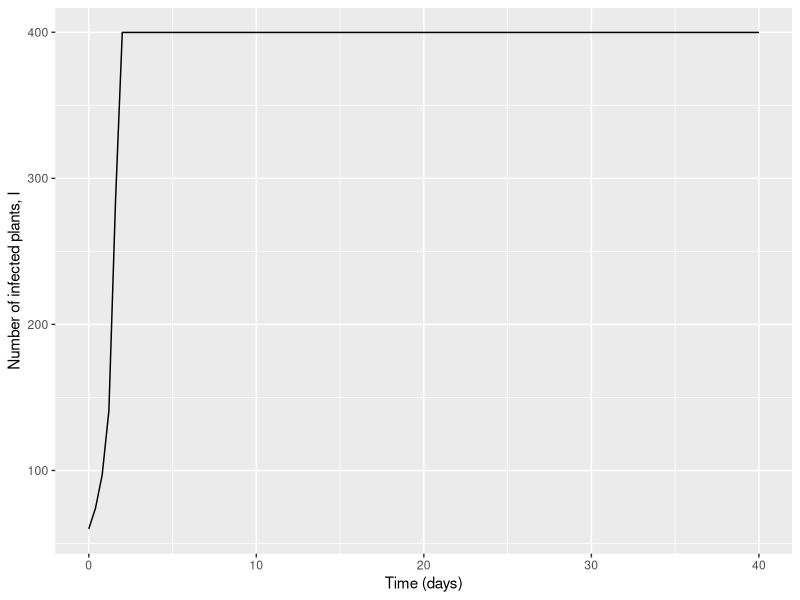
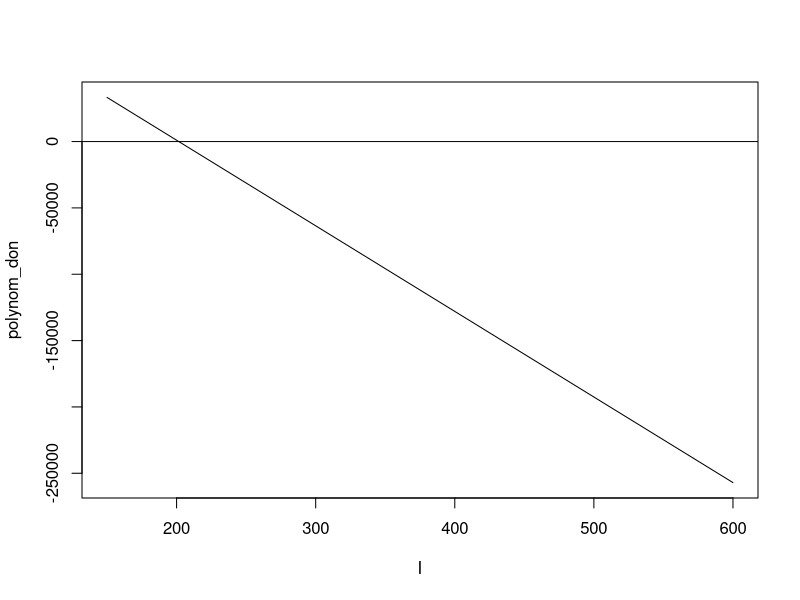
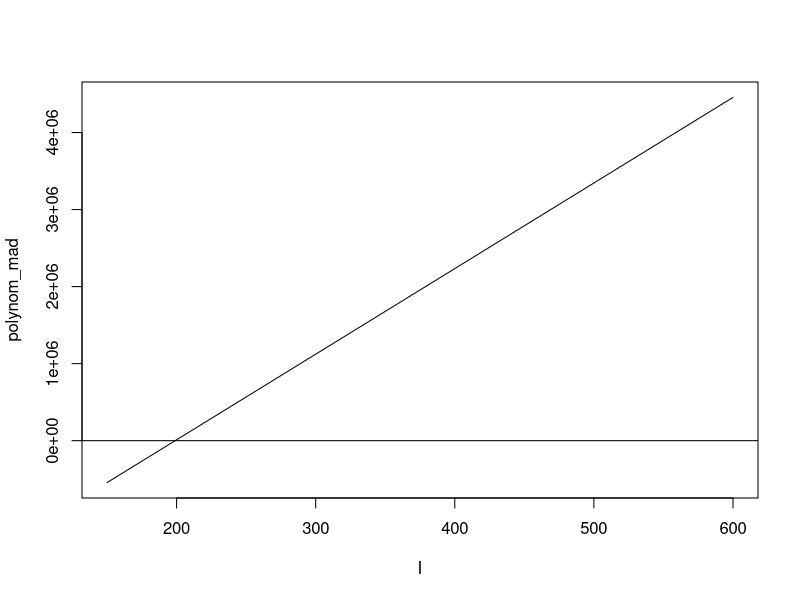
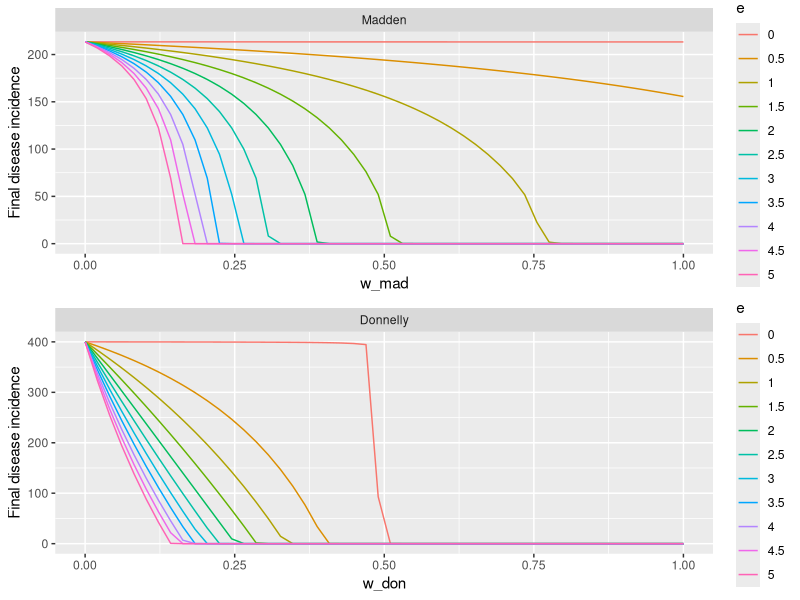
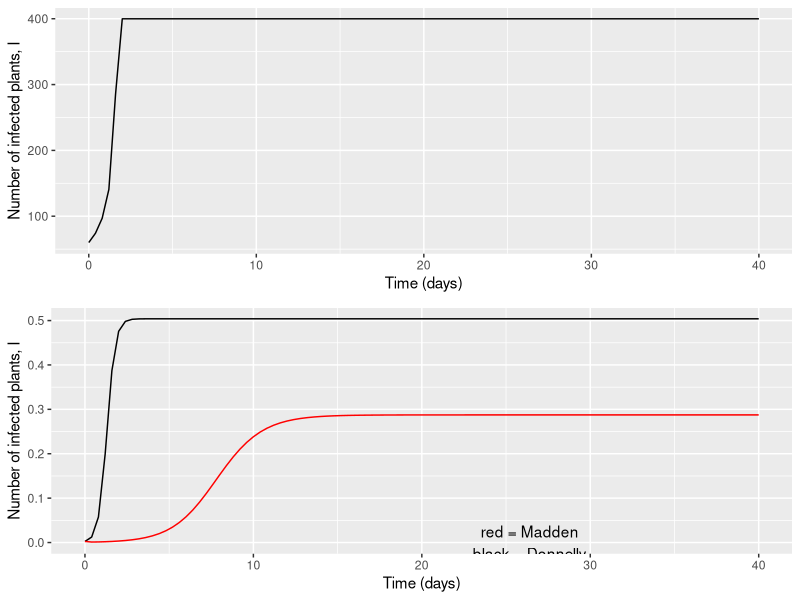

These figures' R source, in order:
############################################################################################
##### COMPARISON OF VECTOR PREFERENCE IN MADDEN (2000) AND DONNELLY (2019) TYPE MODELS #####
############################################################################################

### MADDEN MODEL:
### Modified version of model by Madden et al. 2000 to include vector preference - both of plant attractiveness and
### plant acceptability. No vector population dynamics (immigration, emigration birth, death), plants are represented 
### by an SI rather than an SEIR model, vectors represented by an SI rather than SEI model. Vectors cannot be born 
### infective (as this model represents NPT viruses).

### DONNELLY MODEL:
### Modification of deterministic model by Donnelly et al. 2019 to make it more comparable to this version of the 
### Madden et al. 2000 model. Vector preference included but no vector population dynamics - constant vector population 
### size, no vector emigration (p always set to 0). Also model records number of infected plants, not proportion.

rm(list=ls())

# packages
library(deSolve)
library(ggplot2)
library(reshape2)
library(dplyr)
library(gridExtra)
library(grid)
library(gridtext)

#### DEFINE MADDEN ODE
madden_vpref_ode <- function(times, y, par) {
  
  # PLANT EQUATIONS
  S <- par[["H"]] - y[["I"]] # number of susceptible plants
  
  become_infected <- par[["phi"]] * par[["b"]] * y[["Z"]] * S/(S + par[["v"]]*y[["I"]])
  
  natural_death_I <- par[["c"]] * y[["I"]]
  virus_induced_death <- par[["d"]] * y[["I"]]
  
  # state equation
  dI <- become_infected - natural_death_I - virus_induced_death
  
  # VECTOR EQUATIONS
  X <- par[["A"]] - y[["Z"]]
  
  acquisition <- par[["phi"]] * par[["a"]] * (1 - par[["e"]]*par[["w_mad"]]) * X * par[["v"]]*y[["I"]] /
    (S + par[["v"]]*y[["I"]])
  stop_being_infective <- par[["tau"]] * y[["Z"]]
  
  # state equations
  dZ <- acquisition - stop_being_infective
  
  return(list(c(dI, dZ)))
}

#### DEFINE DONNELLY ODE
donnelly_vpref_ode <- function(times, states, parms) {
  
  # STATES
  I <- states[["I"]]
  
  # PARAMETERS
  gamma <- parms[["gamma"]]
  theta <- parms[["theta"]]
  H <- parms[["H"]]
  v <- parms[["v"]]
  e <- parms[["e"]]
  w <- parms[["w_don"]]
  Pacq <- parms[["Pacq"]]
  Pinoc <- parms[["Pinoc"]]
  A <- parms[["A"]]
  
  # DEFINE PARAMETERS NEEDED FOR STATE EQUATIONS
  
  # I_hat = weighted number of infected plants, accounting for attraction towards infected plants
  i_hat <- v*I / (H - I + v*I)
  
  # expected number of transmissions per dispersal, 
  # derived from analysis of markov chain (see Donnelly 2019, Appendix S1)
  #xi <- (q^2*Pacq*Pinoc*i_hat*(1 - e*w)*(1 - i_hat))/(p + q*w*(1 - i_hat*(1 - e)))
  xI <- (Pacq*Pinoc*i_hat*(1 - e*w)*(1 - i_hat))/(w*(1 - i_hat*(1 - e)))
  
  # infected plants - change in incidence of infected plants
  # = rate of aphid dispersal * mean number of transmissions - plant death
  di <- (theta*A)*xI - gamma*I
  
  return(list(di))
}

# define timeframe
times <- seq(0, 40, by = 0.4)

# parameters
parms <- c(
  
  ## DONNELLY PARMS
  gamma = 4, # rate of recovery/death of I plants
  theta = 1.05, # aphid dispersal rate per day
  Pacq = 0.8, # chance of virus acquisition by vector from infected plant
  Pinoc = 0.8, # chance of inoculating healthy plant
  w_don = 0.2, # feeding probability on healthy plant
  
  ## MADDEN PARMS
  # k1 = 1/0.021, # inoculation rate by insect (set to NPT virus, equiv to 0.5hr)
  # lamda = 1/0.021, # rate of acquisition of virus by vector (set to NPT virus, equiv to 0.5hr)
  # T = 0.2, # time feeding/probing per plant visit (set to 0.5/phi in Madden model)
  tau = 1.25, # rate of moving through infectious state in vector
  w_mad = 0.2, # feeding probability on healthy plant
  phi = 3.5, # plants visited per day by an insect
  
  ## PARMS FOR BOTH
  A = 1200, # total (constant) number of vectors
  H = 400, # number host plants 
  v = 1, # infected plant attractiveness
  e = 1 # infected plant acceptability 

)


### SET MADDEN PARMS THAT ARE DETERMINED BY DONNELLY PARMS
# probability of vector acquisition of virus from an infected plant per visit
parms[["a"]] <- parms[["Pacq"]] #1 - exp(-parms[["lamda"]] * parms[["T"]])

# probability of plant inoculation per infective insect visit 
parms[["b"]] <- parms[["Pinoc"]] #1 - exp(-parms[["k1"]] * parms[["T"]])

# plants visited per day by an insect
# parms[["phi"]] <- #parms[["theta"]] 
#   sqrt(parms[["theta"]] * parms[["tau"]] * (1 - parms[["w_don"]]) /
#               (parms[["w_don"]] #* parms[["a"]] * parms[["b"]]
#               ))

# rate of moving through infectious state in vector
# parms[["tau"]] <- parms[["theta"]]

# natural plant death rate (equivalent to beta in original Madden model)
parms[["c"]] <- parms[["gamma"]] / 2

# plant death due to infection
parms[["d"]] <- parms[["gamma"]] / 2

# feeding probability on healthy plant
# parms[["w_mad"]] <- (parms[["w_don"]]*(1 + parms[["e"]]) - 1) / (parms[["e"]]*parms[["w_don"]]) 
# 
# parms[["w_mad"]] <- ((1 - parms[["e"]]*parms[["w_don"]])*(parms[["tau"]] + parms[["phi"]]) - 
#                     parms[["phi"]]*(parms[["w_don"]] - parms[["w_don"]]*(1 - parms[["e"]]))) /
#   ((1 - parms[["e"]]*parms[["w_don"]])*parms[["phi"]]*parms[["e"]] - 
#   parms[["e"]]*(parms[["w_don"]] - parms[["w_don"]]*(1 - parms[["e"]])))


# STATES
I <- 1 # initial number of infected plants

init_states_don <- c(
  I = I # number of infected plants
)

init_states_mad <- c(
  I = I, # number of infected plants
  Z = 0 # number infective insects
)


### RUN DONNELLY EPIDEMIC
trajectory_don <- data.frame(ode(y = init_states_don,
                             times = times,
                             parms = parms,
                             func = donnelly_vpref_ode))
trajectory_don$I <- trajectory_don$I/parms[["H"]] # make proportion

# plot trajectory of infected plants and number of aphids
plant_trajec <- ggplot(data = trajectory_don, aes(x = time, y = I)) +
  geom_line() +
  labs(x = "Time (days)",
       y = "Number of infected plants, I")

### RUN MADDEN EPIDEMIC
trajectory_mad <- data.frame(ode(y = init_states_mad,
                      times = times,
                      func = madden_vpref_ode,
                      parms = parms))
trajectory_mad$I <- trajectory_mad$I/parms[["H"]] # make proportion


trajectory_mad_long <- reshape2::melt(trajectory_mad, id.vars = "time")
names(trajectory_mad_long) <- c("time", "compartment", "number")

# plot trajectory of infected plants and vector compartments
plant_trajec <- plant_trajec +
  geom_line(data = trajectory_mad_long %>% filter(compartment == "I"),
            aes(x = time, y = number), color = "red") +
  annotate("text", label = "red = Madden\nblack = Donnelly", x = times[length(times)/3*2], y = 0)
plant_trajec


vary_param_don <- function(init_states_don, times, parms, varied_parm_name, varied_parm_vals) {
  
  # function to run the Donnelly ODE multiple times with one parameter varying, as specified by user.
  # returns data frame of final incidence, I, of all runs, along with values of varied parameter
  
  # initialise output data frame
  output <- data.frame(parm_name = rep(varied_parm_name, length(varied_parm_vals)),
                       parm_val = varied_parm_vals,
                       final_I = rep(NA, length(varied_parm_vals)),
                       model = rep("Donnelly", length(varied_parm_vals))
  )
  
  for (run in 1:length(varied_parm_vals)) {
    
    parms[[varied_parm_name]] <- varied_parm_vals[run]
    
    trajectory <- data.frame(ode(y = init_states_don, 
                                 times = times, 
                                 parms = parms, 
                                 func = donnelly_vpref_ode))
    output[run, "final_I"] <- round(trajectory[nrow(trajectory), "I"], 3)
    
  }
  
  return(output)
}

vary_param_mad <- function(init_states_mad, times, parms, varied_parm_name, varied_parm_vals) {
  
  # function to run the Madden ODE multiple times with one parameter varying, as specified by user.
  # returns data frame of final incidence, I, of all runs, along with values of varied parameter
  
  # initialise output data frame
  output <- data.frame(parm_name = rep(varied_parm_name, length(varied_parm_vals)),
                       parm_val = varied_parm_vals,
                       final_I = rep(NA, length(varied_parm_vals)),
                       model = rep("Madden", length(varied_parm_vals))
  )
  
  for (run in 1:length(varied_parm_vals)) {
    
    parms[[varied_parm_name]] <- varied_parm_vals[run]
    
    trajectory <- data.frame(ode(y = init_states_mad, 
                                 times = times, 
                                 parms = parms, 
                                 func = madden_vpref_ode))
    output[run, "final_I"] <- round(trajectory[nrow(trajectory), "I"], 3)
    
  }
  
  return(output)
}

sensitivity_analysis <- function(parms_mad, parms_don, init_states_don, init_states_mad, times, default_parms) {
  
  sen_analysis_df <- data.frame(parm_name = character(),
                                parm_val = numeric(),
                                final_I = numeric(),
                                model = character())
  
  print("Starting Madden sensitivity analysis")
  
  for (i in 1:length(parms_mad)) {
    
    output <- vary_param_mad(init_states_mad, times, default_parms,
                             varied_parm_name = names(parms_mad[i]),
                             varied_parm_vals = parms_mad[[i]]) 
    
    
    sen_analysis_df <- rbind(sen_analysis_df, output)
    
  }
  
  print("Starting Donnelly sensitivity analysis")
  for (i in 1:length(parms_don)) {
    
    output <- vary_param_don(init_states_don, times, default_parms,
                             varied_parm_name = names(parms_don[i]),
                             varied_parm_vals = parms_don[[i]]) 
    
    
    sen_analysis_df <- rbind(sen_analysis_df, output)
    
  }
  
  return(sen_analysis_df) 
}

num_parm_runs <- 50
analysis_parms_don <- list(theta = seq(0, 20, length.out = num_parm_runs),
                           w_don = seq(0.01, 1, length.out = num_parm_runs),
                           Pacq = seq(0, 1, length.out = num_parm_runs),
                           Pinoc = seq(0, 1, length.out = num_parm_runs),
                           gamma = seq(0, 20, length.out = num_parm_runs),
                           v = seq(0, 20, length.out = num_parm_runs),
                           e = seq(0, 20, length.out = num_parm_runs))

analysis_parms_mad <- list(phi = seq(0, 20, length.out = num_parm_runs),
                           tau = seq(0, 20, length.out = num_parm_runs),
                           w_mad = seq(0.01, 1, length.out = num_parm_runs),
                           a = seq(0, 1, length.out = num_parm_runs),
                           b = seq(0, 1, length.out = num_parm_runs),
                           c = seq(0, 20, length.out = num_parm_runs),
                           d = seq(0, 20, length.out = num_parm_runs),
                           v = seq(0, 20, length.out = num_parm_runs),
                           e = seq(0, 20, length.out = num_parm_runs))


sens_analysis_res <- sensitivity_analysis(parms_mad = analysis_parms_mad,
                                          parms_don = analysis_parms_don,
                                          init_states_don, 
                                          init_states_mad, 
                                          times, 
                                          parms)

###  CREATE DONNELLY AND MADDEN MODEL SENSITIVITY ANALYSIS PLOTS
don_res_only <- sens_analysis_res %>%
  filter(model == "Donnelly")
mad_res_only <- sens_analysis_res %>%
  filter(model == "Madden")

don_model_plots <- lapply(unique(don_res_only$parm_name), function(p) ggplot(data = don_res_only[don_res_only$parm_name == p,],
                                                                             aes(x = parm_val, 
                                                                                 y = final_I)) +
                            geom_line() +
                            labs(x = p))

mad_model_plots <- lapply(unique(mad_res_only$parm_name), function(p) ggplot(data = mad_res_only[mad_res_only$parm_name == p,],
                                                                             aes(x = parm_val, 
                                                                                 y = final_I)) +
                            geom_line() +
                            labs(x = p))

# create table to be given alongside graphs giving default parameter values
parms_table <- round(data.frame(parms[names(parms) != "k1" &
                                        names(parms) != "lamda" &
                                        names(parms) != "T"]), 2)
parms_grob <- tableGrob(parms_table, cols = c("Value")) # turn into grob (gtable) for plotting

# ARRANGE PLOTS (AND PARAMETER TABLE) AND SAVE TO PDF
don_plots <- gridExtra::arrangeGrob(don_model_plots[[1]], 
                                    don_model_plots[[2]], 
                                    grid.rect(gp=gpar(col="white")), # empty space
                                    don_model_plots[[3]],
                                    don_model_plots[[4]],
                                    don_model_plots[[5]],
                                    grid.rect(gp=gpar(col="white")), # empty space
                                    don_model_plots[[6]],
                                    don_model_plots[[7]],
                                    ncol = 1)

mad_plots <- gridExtra::arrangeGrob(mad_model_plots[[1]], 
                                    mad_model_plots[[2]], 
                                    mad_model_plots[[3]],
                                    mad_model_plots[[4]],
                                    mad_model_plots[[5]], 
                                    mad_model_plots[[6]],
                                    mad_model_plots[[7]],
                                    mad_model_plots[[8]],
                                    mad_model_plots[[9]],
                                    ncol = 1)

layout <- rbind(c(1,2,3),
                c(1,2,4),
                c(1,2,4),
                c(1,2,4))
title <- textbox_grob("Model comparison with vector preference - constant vector population", 
                      gp = gpar(fontface = "bold",
                                fontsize = 13),
                      padding = unit(c(0, 1, 0, 1), "cm"))

# create pdf file to print plot to
pdf(file = "sens_analysis_vec_pref_models.pdf", width = 9, height = 12)
all_plots <- gridExtra::grid.arrange(don_plots,
                                     mad_plots,
                                     title,
                                     parms_grob,
                                     layout_matrix = layout,
                                     widths = c(2,2,1))
all_plots
dev.off()

##### CREATE HEATMAPS OF V VS E for final incidence of disease

find_I_equilibrium <- function(parms, model, mult_eq_return_NA=T) {
  
  ## function that for given parameter values, finds the non-zero equilibrium value of I,
  ## number of infected plants, for either the Donnelly model or the Madden model
  
  if (model == "Donnelly") {
    gamma <- parms[["gamma"]]
    theta <- parms[["theta"]]
    H <- parms[["H"]]
    v <- parms[["v"]]
    e <- parms[["e"]]
    w <- parms[["w_don"]]
    Pacq <- parms[["Pacq"]]
    Pinoc <- parms[["Pinoc"]]
    A <- parms[["A"]]
    
    # coefficients worked out by hand (see lab book)
    coeff_0 <- theta*A*v*(1 - e*w)*H*Pacq*Pinoc - gamma*w*H^2
    coeff_1 <- gamma*w*v*(1 - e)*H + 2*gamma*w*H - 2*gamma*w*v*H - theta*A*v*(1 - e*w)*Pacq*Pinoc
    coeff_2 <- gamma*w*(v^2*(1 - e) - v*(1 - e) - v^2 + 2*v - 1)
  }
  else if (model == "Madden") {
    c <- parms[["c"]]
    d <- parms[["d"]]
    phi <- parms[["phi"]]
    H <- parms[["H"]]
    v <- parms[["v"]]
    e <- parms[["e"]]
    w <- parms[["w_mad"]]
    a <- parms[["a"]]
    b <- parms[["b"]]
    A <- parms[["A"]]
    tau <- parms[["tau"]]
    
    coeff_0 <- (c + d)*tau*H^2 - phi^2*b*H*a*(1 - e*w)*A*v
    coeff_1 <- (c + d)*(2*tau*H*v - 2*tau*H + phi*a*(1 - e*w)*v*H) + phi^2*b*a*(1 - e*w)*A*v
    coeff_2 <- (c + d)*(tau + tau*v^2 - 2*tau*v - phi*a*(1 - e*w)*v + phi*a*(1 - e*w)*v^2)
  }
  else if (model == "Madden_Cunniffe") {
    c <- parms[["c"]]
    d <- parms[["d"]]
    eta <- parms[["eta"]]
    H <- parms[["H"]]
    v <- parms[["v"]]
    e <- parms[["e"]]
    w <- parms[["w_mad"]]
    a <- parms[["a"]]
    b <- parms[["b"]]
    A <- parms[["A"]]
    tau <- parms[["tau"]]
    
    coeff_0 <- (c + d)*tau*w^2*eta^2*H^2 - a*(1 - e*w)*A*v*b*H
    coeff_1 <- (c + d)*(tau*w^2*eta^2*(2*H*v*e - 2*H) + a*(1 - e*w)*v*w*eta*H) + a*(1 - e*w)*A*v*b
    coeff_2 <- (c + d)*(tau*w^2*eta^2*(1 + v^2*e^2 - 2*v*e) + a*(1 - e*w)*v*w*eta*(v*e - 1))
  }
  else {
    stop("model must be either 'Donnelly', 'Madden' or 'Madden_Cunniffe")
  }
  #if (model == "Madden" & v > 4 & e < 1) {browser()}
  # solve for I using coefficients to get all equilibrimus
  equilibriums <- polyroot(c(coeff_0, coeff_1, coeff_2))
  
  # subset to those that have no imaginary part, then remove imaginary part (as it is 0)
  equilibriums <- equilibriums[Im(zapsmall(equilibriums)) == 0]
  equilibriums <- Re(equilibriums)
  
  # subset to biologically possible equilibrium i.e. I > 0, I <= H (number host plants)
  equilibriums <- equilibriums[equilibriums > 0 & equilibriums <= parms[["H"]]]
  
  if (length(equilibriums) == 0) { # there is no stable positive equilibrium for I
    return(0)
  } 
  else if (length(equilibriums) > 1) {
      if (mult_eq_return_NA == T) { # if input has mult_eq_return_NA = T, return NA
        return(NA)
      }
  }
  
  # turn equilibrium into proportion of infected plants, i
  equilibriums <- equilibriums / parms[["H"]]
  
  return(equilibriums)

}

equilibrium_apply_func <- function(e_v_vals, parms, col_names, model) {
  
  ## function to be passed to an apply function - for given e and v vals, it changes
  ## e and v to those values and calculates the equilibrium value of I, number of 
  ## plants infected, for the Donnelly model
  
  parms[[ col_names[1] ]] <- e_v_vals[1]
  parms[[ col_names[2] ]] <- e_v_vals[2]
  
  equilibrium <- find_I_equilibrium(parms, model)
  
  return(equilibrium)
}

create_heatmap_data <- function(e_vals, v_vals, models, parms) {
  
  ### function that returns dataframe containing equilibrium values of I for a range of e 
  ### and v values, specified by user, for models specified by user. models parameter is a
  ### vector containing any of "Donnelly", "Madden" and "Madden_Cunniffe". output is ideal 
  ### for creating heatmap plot.
  
  # create df with all combinations of v and e
  v_e_df <- expand.grid(v = v_vals, e = e_vals) 
  
  # create new I_eq column for each model by calculating the I equilibrium for each row of v_e_df (i.e. each combination
  # of v and e values) for first the Donnelly model, then the Madden model
  I_eq_values <- lapply(models, 
                        function(model) apply(v_e_df, 1, equilibrium_apply_func, 
                                              parms = parms, 
                                              col_names = names(v_e_df), 
                                              model = model))
  col_names <- paste0(models, "_I_eq")
  
  for (i in 1:length(col_names)) {
    v_e_df[, col_names[i]] <- I_eq_values[[i]]
  }
  
  return(v_e_df)
}

# turn any bistable equilibriums into a high number so they're a different colour on the heatmap
# v_e_df$I_eq <- apply(v_e_df, 1, function(row) if(length(row$I_eq) > 1) {row$I_eq = 1.2}
#                                               else {row$I_eq = row$I_eq})

# define e and v vals across which the equilibrium of I will be found
v_vals <- seq(0.001, 5, length.out = 100)
e_vals <- seq(0.001, 1/parms[["w_mad"]], length.out = 100) # in madden e*w must be < 1

# create heatmap data
v_e_df <- create_heatmap_data(e_vals, v_vals, models = c("Donnelly", "Madden"), parms)

heatmap_don <- ggplot(data = v_e_df, aes(x = v, y = e, fill = Donnelly_I_eq)) +
  geom_tile() +
  scale_fill_gradientn(colours = c("darkred", "red", "blue"), values = c(0, 0.00001, 1),
                      name = "Equilibrium\ni value", na.value = "white") +
  labs(title = "Donnelly")


heatmap_mad <- ggplot(data = v_e_df, aes(x = v, y = e, fill = Madden_I_eq)) +
  geom_tile() +
  scale_fill_gradientn(colours = c("darkred", "red", "blue"), values = c(0, 0.00001, 1),
                       name = "Equilibrium\ni value", na.value = "white") +
  labs(title = "Madden")

pdf("heatmaps_v_e_final_I.pdf")
grid.arrange(heatmap_don, heatmap_mad)
dev.off()

##### INVESTIGATE BISTABILITY
parms_new <- parms
parms_new[["v"]] <- 0.40495960
parms_new[["e"]] <- 0.001

init_states <- c(I = 0.15*parms[["H"]])

trajectory_don <- data.frame(ode(y = init_states,
                                 times = times,
                                 parms = parms_new,
                                 func = donnelly_vpref_ode))

# plot trajectory of infected plants and number of aphids
plant_trajec <- ggplot(data = trajectory_don, aes(x = time, y = I)) +
  geom_line() +
  labs(x = "Time (days)",
       y = "Number of infected plants, I")
plant_trajec

## plot polynomial for I against I for both models
gamma <- parms[["gamma"]]
theta <- parms[["theta"]]
Pacq <- parms[["Pacq"]]
Pinoc <- parms[["Pinoc"]]
c <- parms[["c"]]
d <- parms[["d"]]
phi <- parms[["phi"]]
H <- parms[["H"]]
v <- parms[["v"]]
e <- parms[["e"]]
w_don <- parms[["w_don"]]
w_mad <- parms[["w_mad"]]
a <- parms[["a"]]
b <- parms[["b"]]
A <- parms[["A"]]
tau <- parms[["tau"]]


coeff_0_don <- theta*A*v*(1 - e*w_don)*H*Pacq*Pinoc - gamma*w_don*H^2
coeff_1_don <- gamma*w_don*v*(1 - e)*H + 2*gamma*w_don*H - 2*gamma*w_don*v*H - theta*A*v*(1 - e*w_don)*Pacq*Pinoc
coeff_2_don <- gamma*w_don*(v^2*(1 - e) - v*(1 - e) - v^2 + 2*v - 1)

coeff_0_mad <- (c + d)*tau*H^2 - phi^2*b*H*a*(1 - e*w_mad)*A*v
coeff_1_mad <- (c + d)*(2*tau*H*v - 2*tau*H + phi*a*(1 - e*w_mad)*v*H) + phi^2*b*a*(1 - e*w_mad)*A*v
coeff_2_mad <- (c + d)*(tau + tau*v^2 - 2*tau*v - phi*a*(1 - e*w_mad)*v + phi*a*(1 - e*w_mad)*v^2)

I <- seq(150, 600, length.out = 200)
polynom_don <- coeff_0_don + coeff_1_don*I + coeff_2_don*I^2
polynom_mad <- coeff_0_mad + coeff_1_mad*I + coeff_2_mad*I^2
plot(x = I, y = polynom_don, type = "l")
abline(h = 0)
plot(x = I, y = polynom_mad, type = "l")
abline(h = 0)


## find stability of fixed points
v <- 0.3
e <- 0.2

coeff_0_don <- theta*A*v*(1 - e*w_don)*H*Pacq*Pinoc - gamma*w_don*H^2
coeff_1_don <- gamma*w_don*v*(1 - e)*H + 2*gamma*w_don*H - 2*gamma*w_don*v*H - theta*A*v*(1 - e*w_don)*Pacq*Pinoc
coeff_2_don <- gamma*w_don*(v^2*(1 - e) - v*(1 - e) - v^2 + 2*v - 1)

I <- Re(polyroot(c(coeff_0_don, coeff_1_don, coeff_2_don)))

alpha <- Pacq*Pinoc*theta*A*v*(1 - e*w_don)
dI2 <- (alpha*(H - 2*I)*(w_don*(H + (v-1)*I)^2 - w_don*v*(1 - e)*(H*I + (v - 1)*I^2)) -
          alpha*(H*I - I^2)*(2*w_don*(H + (v - 1)*I)*(v - 1) - w_don*v*(1 - e)*(I + 2*(v - 1)*I))) /
  ((w_don*(H + (v - 1)*I)^2 - w_don*v*(1 - e)*(H*I + (v - 1)*I^2))^2) - gamma
dI2 # one stable, one unstable equilibrium


#### INVESTIGATE RELATIONSHIP BETWEEN W_DON AND W_MAD
# feeding probability for the 2 respective models

multiple_sensitivity_analysis <- function(parms_mad, parms_don, 
                                          varied_parm_name_mad, varied_parm_val_mad, 
                                          varied_parm_name_don, varied_parm_val_don, 
                                          init_states_don, init_states_mad, times, parms) {
  
  ## function that runs a sensitivity analysis multiple times for varying values of one madden and one donnelly
  ## parameter. returns dataframe of output and final graph displaying result in the form of a grob. use grid.arrange()
  ## to display the plot.
  
  if (length(varied_parm_val_don) != length(varied_parm_val_mad)) {
    stop("varied_parm_val_mad and varied_parm_val_don must be the same length")
  }
  
  # initialise output dataframe
  all_sens_analysis_df <- data.frame(
    analysis_parm_name = character(),
    analysis_parm_val = numeric(),
    final_I = numeric(),
    model = character(),
    varied_parm_name = character(),
    varied_parm_val = numeric()
  )
  
  # calculate how many rows of the output df are for each model
  num_mad_rows <- sum(lengths(parms_mad))
  num_don_rows <- sum(lengths(parms_don))
  
  # for loop to run sensitivity analysis for all values of varied_parms
  for (run in 1:length(varied_parm_val_don)) {
    
    # specify varying parameter values for this run
    parms[varied_parm_name_mad] <- varied_parm_val_mad[run]
    parms[varied_parm_name_don] <- varied_parm_val_don[run]
    
    # run sensitivity analysis with these parameter values
    sens_analysis <- sensitivity_analysis(parms_mad,
                                          parms_don,
                                          init_states_don, 
                                          init_states_mad, 
                                          times, 
                                          parms)
    
    # create df for information about the varying parameters in this run
    varying_parm_data <- data.frame(c(rep(varied_parm_name_mad, num_mad_rows), 
                                      rep(varied_parm_name_don, num_don_rows)), # varied_parm_name column
                                    c(rep(varied_parm_val_mad[run], num_mad_rows),
                                      rep(varied_parm_val_don[run], num_don_rows)) # varied_parm_val column
    )
    
    # add varying parameters data to output of sensitivity analysis
    full_sens_analysis_df <- cbind(sens_analysis, varying_parm_data)
    names(full_sens_analysis_df) <- c("analysis_parm_name", "analysis_parm_val", "final_I", "model", "varied_parm_name", "varied_parm_val")
    
    # add rows of this sensitivity analysis to overall dataframe
    all_sens_analysis_df <- rbind(all_sens_analysis_df, full_sens_analysis_df)
  }
  
  # split data by model
  split_data <- split(all_sens_analysis_df, f = all_sens_analysis_df$model)
  
  # plot madden model data
  madden_plot <- ggplot(data = split_data$Madden,
                        aes(x = analysis_parm_val, y = final_I, col = as.factor(round(varied_parm_val,2)))) +
    facet_wrap(~model) +
    geom_line() +
    labs(color = unique(split_data$Madden$varied_parm_name),
         x = unique(split_data$Madden$analysis_parm_name), 
         y = "Final disease incidence")
  
  # plot donnelly
  donnelly_plot <- madden_plot %+% split_data$Donnelly + # %+% means same plot but using Donnelly data
    labs(color = unique(split_data$Donnelly$varied_parm_name),
         x = unique(split_data$Donnelly$analysis_parm_name))
  
  final_plot <- arrangeGrob(madden_plot, donnelly_plot)
  
  # return final dataframe and grob of final plot (use grid.arrange to plot it)
  return(list(all_sens_analysis_df, final_plot))
}

e_vals <- seq(0.001, 5, length.out = 11)

w_don_vals <- list(w_don = seq(0.0001, 1, length.out = num_parm_runs))

w_mad_vals <- list(w_mad = seq(0, 1, length.out = num_parm_runs))


mult_sens_analysis_w_epsilon <- multiple_sensitivity_analysis(parms_mad = w_mad_vals, 
                                                              parms_don = w_don_vals, 
                                                              varied_parm_name_mad = "e", 
                                                              varied_parm_val_mad = e_vals, 
                                                              varied_parm_name_don = "e",
                                                              varied_parm_val_don = e_vals, 
                                                              init_states_don, init_states_mad, times, parms)
# plot result
grid.arrange(mult_sens_analysis_w_epsilon[[2]])


########################################
## ADDING VARIABLE PHI INTO MADDEN MODEL
########################################

madden_cunniffe_vpref_ode <- function(times, y, par) {
  
  S <- par[["H"]] - y[["I"]] # number of susceptible plants
  
  # define variable phi
  phi <- (S + y[["I"]]*par[["v"]]) / (par[["w_mad"]]*par[["eta"]]*(S + y[["I"]]*par[["v"]]*par[["e"]]))
  
  # PLANT EQUATIONS

  become_infected <- phi * par[["b"]] * y[["Z"]] * S/(S + par[["v"]]*y[["I"]])
  
  natural_death_I <- par[["c"]] * y[["I"]]
  virus_induced_death <- par[["d"]] * y[["I"]]
  
  # state equation
  dI <- become_infected - natural_death_I - virus_induced_death
  
  # VECTOR EQUATIONS
  X <- par[["A"]] - y[["Z"]]
  
  acquisition <- phi * par[["a"]] * (1 - par[["e"]]*par[["w_mad"]]) * X * par[["v"]]*y[["I"]] /
    (S + par[["v"]]*y[["I"]])
  stop_being_infective <- par[["tau"]] * y[["Z"]]
  
  # state equations
  dZ <- acquisition - stop_being_infective
  
  return(list(c(dI, dZ)))
}

## add eta (average duration of a plant feed)
parms[["eta"]] <- 2

### RUN DONNELLY EPIDEMIC
trajectory_don <- data.frame(ode(y = init_states_don,
                                 times = times,
                                 parms = parms,
                                 func = donnelly_vpref_ode))
trajectory_don$I <- trajectory_don$I/parms[["H"]] # make proportion

# plot trajectory of infected plants and number of aphids
new_plant_trajec <- ggplot(data = trajectory_don, aes(x = time, y = I)) +
  geom_line() +
  labs(x = "Time (days)",
       y = "Number of infected plants, I")

### RUN MADDEN EPIDEMIC
trajectory_mad <- data.frame(ode(y = init_states_mad,
                                 times = times,
                                 func = madden_cunniffe_vpref_ode,
                                 parms = parms))
trajectory_mad$I <- trajectory_mad$I/parms[["H"]] # make proportion


trajectory_mad_long <- reshape2::melt(trajectory_mad, id.vars = "time")
names(trajectory_mad_long) <- c("time", "compartment", "number")

# plot trajectory of infected plants and vector compartments
new_plant_trajec <- new_plant_trajec +
  geom_line(data = trajectory_mad_long %>% filter(compartment == "I"),
            aes(x = time, y = number), color = "red") +
  annotate("text", label = "red = Madden\nblack = Donnelly", x = times[length(times)/3*2], y = 0)

grid.arrange(plant_trajec, new_plant_trajec)

#### RE-RUN HEATMAPS FOR NEW MADDEN MODEL

v_vals <- seq(0.001, 5, length.out = 100)
e_vals <- seq(0.001, 1/parms[["w_mad"]], length.out = 100) # in madden e*w must be < 1

# create heatmap data
v_e_df2 <- create_heatmap_data(e_vals, v_vals, models = c("Donnelly", "Madden", "Madden_Cunniffe"), parms)

heatmap_don_new <- ggplot(data = v_e_df2, aes(x = v, y = e, fill = Donnelly_I_eq)) +
  geom_tile() +
  scale_fill_gradientn(colours = c("darkred", "red", "blue"), values = c(0, 0.00001, 1),
                       name = "Equilibrium\ni value", na.value = "white") +
  labs(title = "Donnelly")


heatmap_mad_new <- ggplot(data = v_e_df2, aes(x = v, y = e, fill = Madden_I_eq)) +
  geom_tile() +
  scale_fill_gradientn(colours = c("darkred", "red", "blue"), values = c(0, 0.00001, 1),
                       name = "Equilibrium\ni value", na.value = "white") +
  labs(title = "Madden")

heatmap_mad_cun <- ggplot(data = v_e_df2, aes(x = v, y = e, fill = Madden_Cunniffe_I_eq)) +
  geom_tile() +
  scale_fill_gradientn(colours = c("darkred", "red", "blue"), values = c(0, 0.00001, 1),
                       name = "Equilibrium\ni value", na.value = "white") +
  labs(title = "Madden (variable phi)")

pdf("heatmaps_3_models.pdf", width = 7, height = 10)
grid.arrange(heatmap_don_new, heatmap_mad_new, heatmap_mad_cun)
dev.off()
